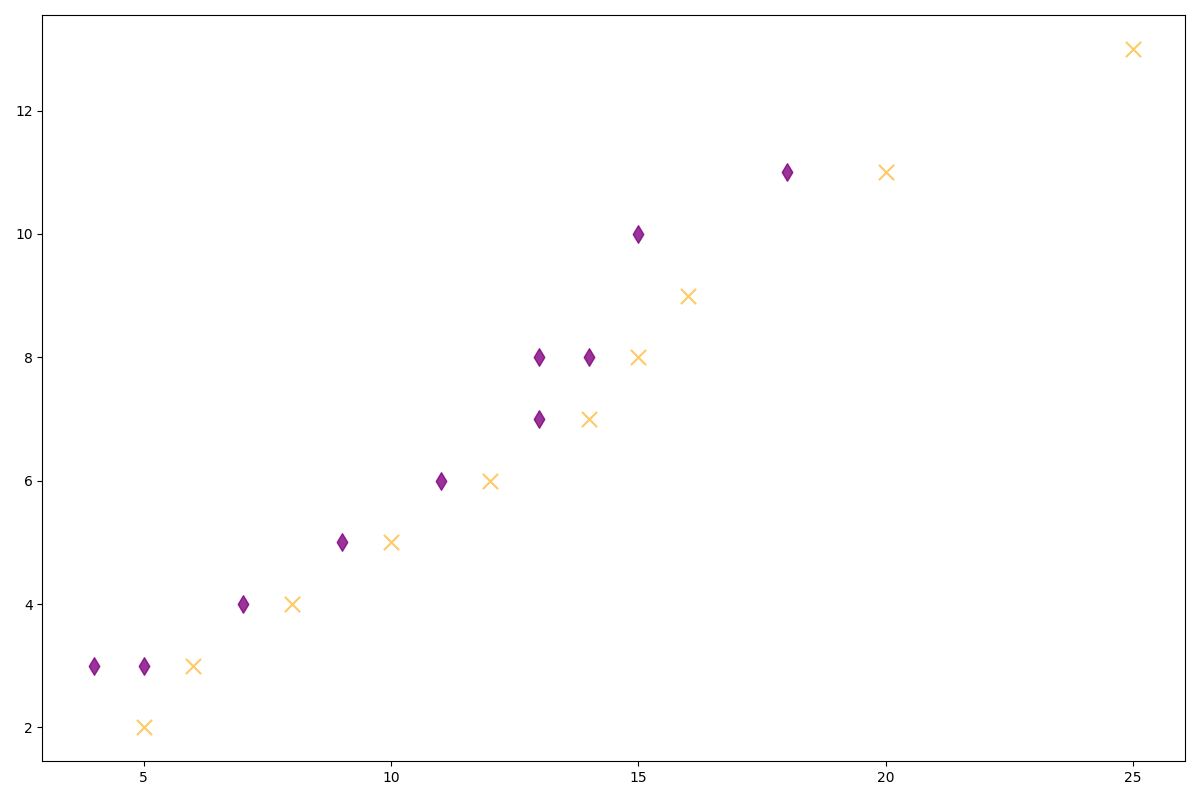

Source code (Python):
import matplotlib.pyplot as plt
import numpy as np

fiction_attendees = np.array([5, 6, 8, 10, 12, 14, 15, 16, 20, 25])
non_fiction_attendees = np.array([4, 5, 7, 9, 11, 13, 13, 14, 15, 18])

fiction_seminars = np.array([2, 3, 4, 5, 6, 7, 8, 9, 11, 13])
non_fiction_seminars = np.array([3, 3, 4, 5, 6, 7, 8, 8, 10, 11])

plt.figure(figsize=(12, 8))

# Color shuffle: changed from purple to orange and vice versa
plt.scatter(fiction_attendees, fiction_seminars, c='orange', marker='x', s=120, alpha=0.6)
plt.scatter(non_fiction_attendees, non_fiction_seminars, c='purple', marker='d', s=80, alpha=0.8)

plt.grid(False)

plt.tight_layout()
plt.show()
